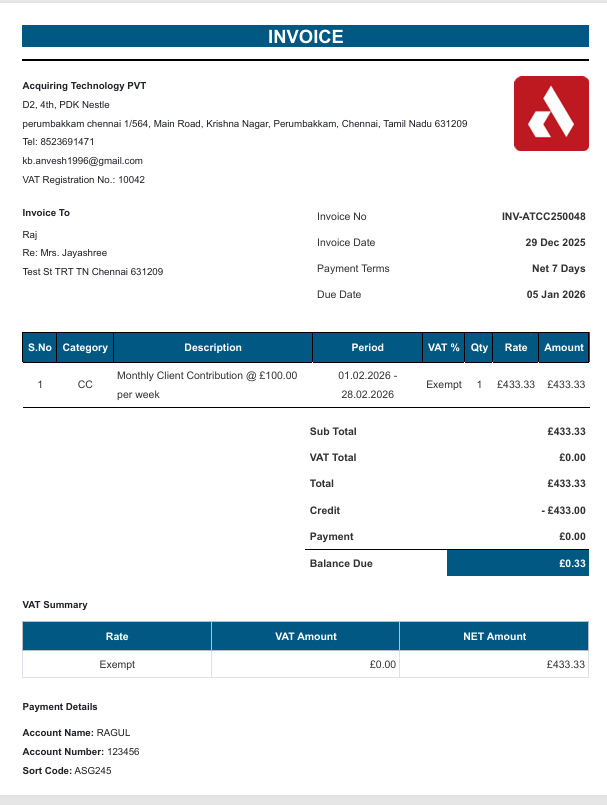
#> input picture invoices/sampleImg.png, 607 x 805 px
$ python -i document_analyzer.py   (imports and definitions only)   (older library calls are emulated)
#> lines starting #> are read from the running program, lines starting #| are printed output that depends on the picture; after the words box and inside, x2 and y2 are one past the last pixel; in counts of white or black regions, pixels touching at a corner belong together
from pathlib import Path

import cv2
import fitz
import numpy as np

from .document_profile import DocumentProfile


class DocumentAnalyzer:

    IMAGE_EXTENSIONS = {".png", ".jpg", ".jpeg"}

    TEXT_THRESHOLD = 50

    # -----------------------------------------------------

    def analyze(self, file_path: str) -> DocumentProfile:

        path = Path(file_path)

        extension = path.suffix.lower()

        if extension == ".pdf":
            return self._analyze_pdf(path)

        if extension in self.IMAGE_EXTENSIONS:
            return self._analyze_image(path)

        raise ValueError(f"Unsupported file type: {extension}")

    # -----------------------------------------------------

    def _analyze_pdf(self, path: Path):

        profile = DocumentProfile(document_type="pdf")

        document = fitz.open(path)

        page = document[0]

        text = page.get_text()

        profile.text_density = len(text)

        profile.digital_pdf = len(text.strip()) > self.TEXT_THRESHOLD

        profile.scanned_pdf = not profile.digital_pdf

        # Detect tables (PyMuPDF >= 1.23)
        try:

            tables = page.find_tables()

            profile.has_tables = len(tables.tables) > 0

        except:

            profile.has_tables = False

        blocks = page.get_text("blocks")

        if len(blocks) > 20:

            profile.layout_complexity = "complex"

        else:

            profile.layout_complexity = "simple"

        document.close()

        return profile

    # -----------------------------------------------------

    def _analyze_image(self, path: Path):

        profile = DocumentProfile(document_type="image")

        profile.image = True

        image = cv2.imread(str(path))
#> image is the input picture: shape (805, 607, 3); mean B, G, R 235.5, 231.2, 224.4

        if image is None:

            raise RuntimeError("Cannot load image")

        gray = cv2.cvtColor(image, cv2.COLOR_BGR2GRAY)
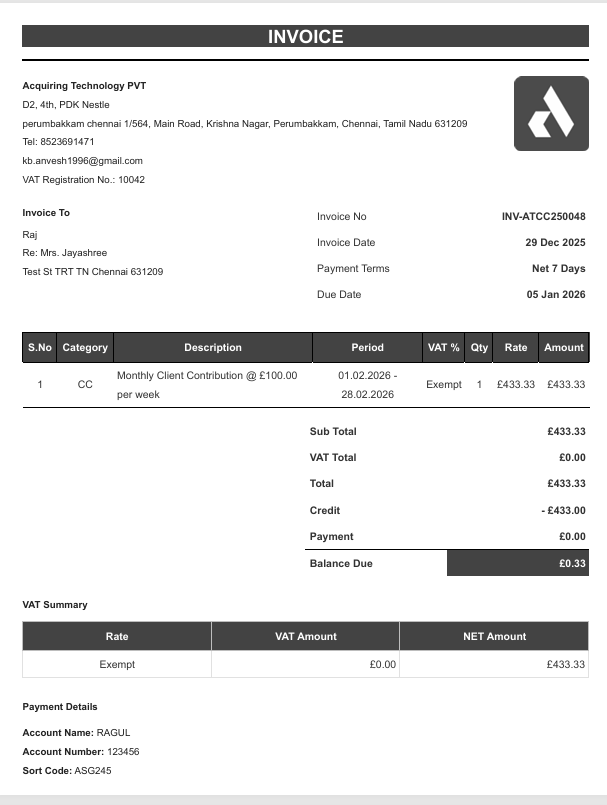
#> gray: shape (805, 607); min 0, max 255, mean 229.7

        h, w = gray.shape
#> h = 805; w = 607

        profile.resolution = (w, h)
#> profile.resolution = (607, 805)

        profile.blur_score = cv2.Laplacian(
            gray,
            cv2.CV_64F
        ).var()
#> profile.blur_score = 4679.5

        profile.brightness = float(np.mean(gray))
#> profile.brightness = 229.7

        profile.contrast = float(np.std(gray))
#> profile.contrast = 62.9

        # Quality

        if (

            w < 1000

            or h < 1000

            or profile.blur_score < 100

        ):

            profile.quality = "low"

        else:

            profile.quality = "high"

        # Layout estimation

        edges = cv2.Canny(gray, 80, 150)
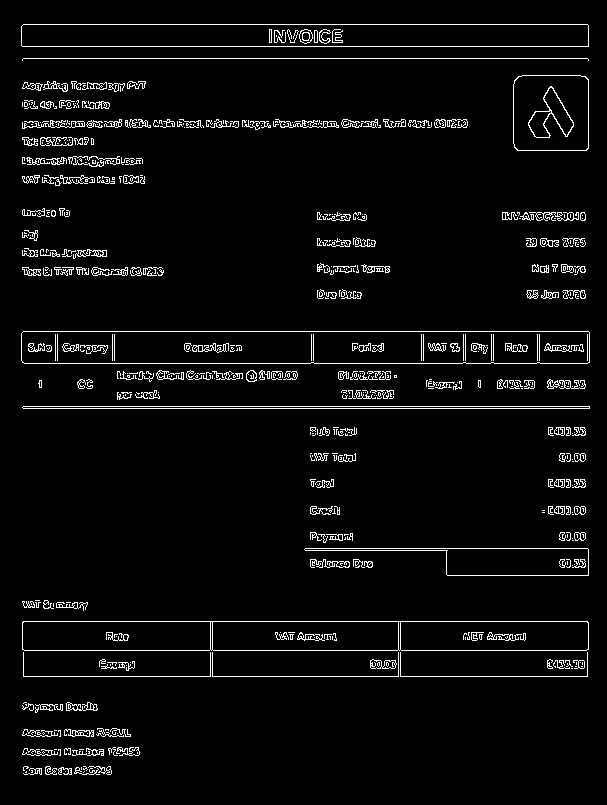
#> edges: shape (805, 607); 4.3% white in thin lines or dots, all inside (x1, y1, x2, y2) = (21, 24, 590, 775)

        complexity = np.sum(edges > 0)
#> complexity = 20830

        if complexity > 15000:

            profile.layout_complexity = "complex"

        else:

            profile.layout_complexity = "simple"

        return profile

>>> result = DocumentAnalyzer().analyze('../../invoices/sampleImg.png')
